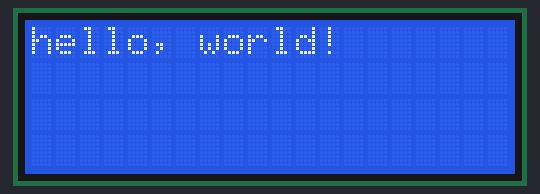
A sketch run on a simulated Arduino Uno, built with avr-gcc and run on an emulated ATmega328P. On the bench: 20×4 character LCD.

Above: at 0.1 s.
At 3.1 s:
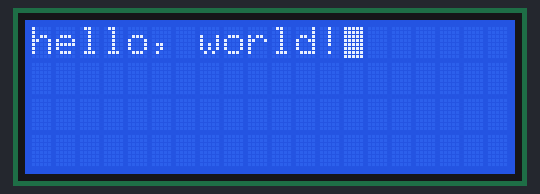

The sketch:

shiftLcd.ino
```cpp
#include <LiquidCrystal.h>
// initialize the library with the numbers of the interface pins
LiquidCrystal lcd(2,3,4,5,6,7);
void setup() {
  // set up the LCD's number of columns and rows:
  lcd.begin(20, 4);
  // Print a message to the LCD.
  lcd.print("hello, world!");
}

void loop() {
  // Turn off the blinking cursor:
  lcd.noBlink();
  delay(3000);
  // Turn on the blinking cursor:
  lcd.blink();
  delay(3000);
}
```

Measured:
- what the display in image 1 shows lasts 3.0 s, from 3.1 s to 6.1 s
